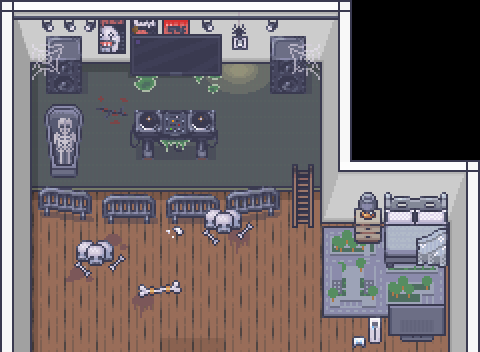

Rendered tile map (Tiled .tmx) drawn with the repository's tilesets; below, a short description and the map source with its tile grids summarised:
An orthogonal 15x11 tile map with 32x32 px tiles, 7 tile layers (floor, wall, ladder, bed, ...), 1 hidden layer not drawn, 10 tilesets and 25 objects (1, 2, 3, 4, 5, ...).

<map version="1.10" tiledversion="1.11.2" orientation="orthogonal" renderorder="right-down" width="15" height="11" tilewidth="32" tileheight="32" infinite="0" nextlayerid="15" nextobjectid="41">
 <editorsettings>
  <export target="connor_room.json" format="json" />
 </editorsettings>
 <tileset firstgid="1" name="room_builder" tilewidth="32" tileheight="32" tilecount="8588" columns="76">
  <image source="../tilesets/room_builder.png" width="2432" height="3616" />
 </tileset>
 <tileset firstgid="8589" name="bedroom" tilewidth="32" tileheight="32" tilecount="1712" columns="16">
  <image source="../tilesets/bedroom.png" width="512" height="3424" />
 </tileset>
 <tileset firstgid="10301" name="beach" tilewidth="32" tileheight="32" tilecount="4000" columns="32">
  <image source="../tilesets/beach.png" width="1024" height="4000" />
 </tileset>
 <tileset firstgid="14301" name="generic" tilewidth="32" tileheight="32" tilecount="1248" columns="16">
  <image source="../tilesets/generic.png" width="512" height="2496" />
 </tileset>
 <tileset firstgid="15549" name="basement" tilewidth="32" tileheight="32" tilecount="800" columns="16">
  <image source="../tilesets/basement.png" width="512" height="1600" />
 </tileset>
 <tileset firstgid="16349" name="living_room" tilewidth="32" tileheight="32" tilecount="720" columns="16">
  <image source="../tilesets/living_room.png" width="512" height="1440" />
 </tileset>
 <tileset firstgid="17069" name="jail" tilewidth="32" tileheight="32" tilecount="720" columns="16">
  <image source="../tilesets/jail.png" width="512" height="1440" />
 </tileset>
 <tileset firstgid="17789" name="tv" tilewidth="32" tileheight="32" tilecount="224" columns="16">
  <image source="../tilesets/tv.png" width="512" height="448" />
 </tileset>
 <tileset firstgid="18013" name="halloween" tilewidth="32" tileheight="32" tilecount="976" columns="16">
  <image source="../tilesets/halloween.png" width="512" height="1952" />
 </tileset>
 <tileset firstgid="18989" name="floors" tilewidth="32" tileheight="32" tilecount="600" columns="15">
  <image source="../tilesets/floors.png" width="480" height="1280" />
 </tileset>
 <layer id="1" name="floor" width="15" height="11">
  <data>[165 cells, 75 non-empty, 1 distinct tile ids]</data>
 </layer>
 <layer id="3" name="wall" width="15" height="11">
  <data>[165 cells, 110 non-empty, 31 distinct tile ids]</data>
 </layer>
 <layer id="9" name="ladder" width="15" height="11">
  <data>[165 cells, 41 non-empty, 31 distinct tile ids]</data>
 </layer>
 <layer id="7" name="bed" width="15" height="11">
  <data>[165 cells, 8 non-empty, 8 distinct tile ids]</data>
 </layer>
 <layer id="5" name="on_floor" width="15" height="11">
  <data>[165 cells, 31 non-empty, 25 distinct tile ids]</data>
 </layer>
 <layer id="8" name="misc" width="15" height="11">
  <data>[165 cells, 35 non-empty, 30 distinct tile ids]</data>
 </layer>
 <layer id="10" name="webs" width="15" height="11">
  <data>[165 cells, 4 non-empty, 4 distinct tile ids]</data>
 </layer>
 <layer id="11" name="collision" width="15" height="11" visible="0">
  <data>[165 cells, 36 non-empty, 1 distinct tile ids]</data>
 </layer>
 <objectgroup id="12" name="collision" visible="0">
  <object id="1" name="1" x="32.6667" y="345.333" width="130" height="5.33333" />
  <object id="2" name="2" x="226" y="345.333" width="126.667" height="5.33333" />
  <object id="4" name="3" x="129.333" y="108" width="90.6667" height="42.6667" />
  <object id="5" name="4" x="267.334" y="35.3333" width="39.3333" height="58" />
  <object id="6" name="5" x="46.6667" y="36.6667" width="38" height="56.6667" />
  <object id="9" name="6" x="126" y="35.3333" width="96.6666" height="34.6667" />
  <object id="13" name="7" x="32" y="32" width="287.333" height="26.6667" />
  <object id="14" name="8" x="320.667" y="127.333" width="30.6667" height="91.3334" />
  <object id="15" name="9" x="386" y="305.333" width="60" height="46.6667" />
  <object id="16" name="10" x="386.667" y="256" width="59.3333" height="12" />
  <object id="17" name="11" x="354.667" y="224" width="28.6667" height="8" />
  <object id="18" name="12" x="76" y="242.667" width="38" height="16" />
  <object id="19" name="13" x="202" y="210" width="42" height="17.3333" />
  <object id="20" name="14" x="31.3333" y="187.333" width="254.666" height="25.3333" />
  <object id="21" name="15" x="43.3333" y="104.667" width="40" height="70.6667" />
  <object id="37" name="16" x="350.667" y="316" width="33.3333" height="35.3333" />
 </objectgroup>
 <objectgroup id="14" name="objects" visible="0">
  <object id="23" name="power" x="219.333" y="33.3333" width="46" height="41.3333" />
  <object id="24" name="dj" x="122.667" y="100" width="110" height="59.3334" />
  <object id="25" name="bones" x="76" y="235.333" width="48.6667" height="42.6667" />
  <object id="26" name="rail" x="204" y="205.333" width="47.3333" height="39.3333" />
  <object id="33" name="door_to_apartment" x="159.333" y="347.333" width="68.6667" height="3.33333" />
  <object id="34" name="player_spawn" x="186.667" y="312.667" width="14.6667" height="12.6667" />
  <object id="38" name="tv" x="342" y="298.667" width="107.333" height="54.6667" />
  <object id="39" name="screen" x="123.333" y="26.6667" width="102" height="56" />
  <object id="40" name="coffin" x="37.3333" y="100" width="63.3333" height="80.6667" />
 </objectgroup>
</map>
